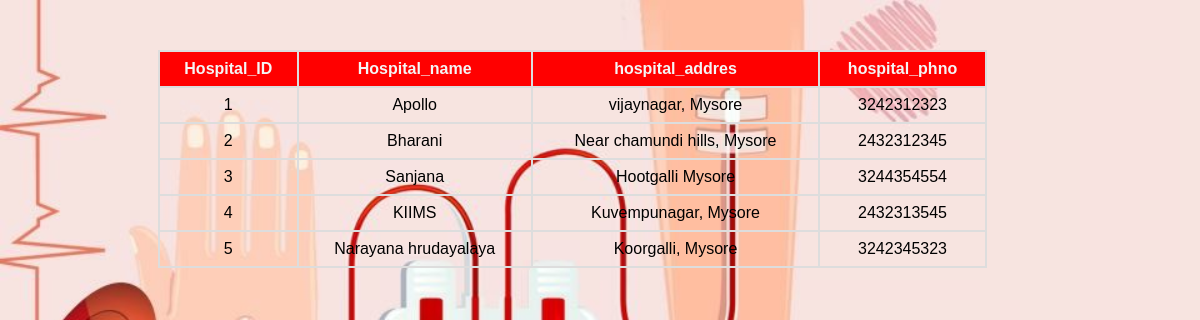
/Anas/Displayhospital.php, run on the app's committed database.
### tables this page shows
CREATE TABLE `hospital` (
  `hospital_id` int(11) NOT NULL,
  `hospital_name` varchar(50) DEFAULT NULL,
  `hospital_address` varchar(50) DEFAULT NULL,
  `hospital_phno` bigint(20) DEFAULT NULL
);

### Anas/Displayhospital.php (the view, shortened to what this page needs)
<?php
include("connect.php");
?>
<html>
<head>
    </head>
<body>
<table>
<tr>
<th>Hospital_ID</th>
<th>Hospital_name</th>
<th>hospital_addres</th>
<th>hospital_phno</th>
</tr>
<?php
$sql = "call dnr()";
$res= mysqli_query($conn, $sql);
if(mysqli_num_rows($res) != 0) {
    while($row = mysqli_fetch_assoc($res)) {
        echo "<tr>";
        echo   "<td>".$row['hospital_id']."</td>" ;
        echo   "<td>".$row['hospital_name']."</td>" ;
        echo "<td>".$row['hospital_address']."</td>";
        echo "<td>".$row['hospital_phno']."</td>";
    }
}
else
{
    echo "0 results" ;
}
        ?>
    </table>
    </body>
</html>

### Anas/Displayhospital.php (style rules this page uses)
body { background-image:url(52.jpg); background-repeat: no-repeat; background-position: center; background-size:contain; background-color: rgb(245, 226, 229); }
table { border-collapse: collapse; width: 70%; margin-left: 150px; margin-top: 50px; margin-bottom: 50px; font-family: arial, sans-serif; }
td, th { border: 2px solid #ddd; text-align: center; padding: 8px; }
th { background-color: red; color: whitesmoke; }

### data on the page
hospital: hospital_id "1", hospital_name "Apollo", hospital_address "vijaynagar, Mysore", hospital_phno "3242312323"
hospital: hospital_id "2", hospital_name "Bharani", hospital_address "Near chamundi hills, Mysore", hospital_phno "2432312345"
hospital: hospital_id "3", hospital_name "Sanjana", hospital_address "Hootgalli Mysore", hospital_phno "3244354554"
hospital: hospital_id "4", hospital_name "KIIMS", hospital_address "Kuvempunagar, Mysore", hospital_phno "2432313545"
hospital: hospital_id "5", hospital_name "Narayana hrudayalaya", hospital_address "Koorgalli, Mysore", hospital_phno "3242345323"
